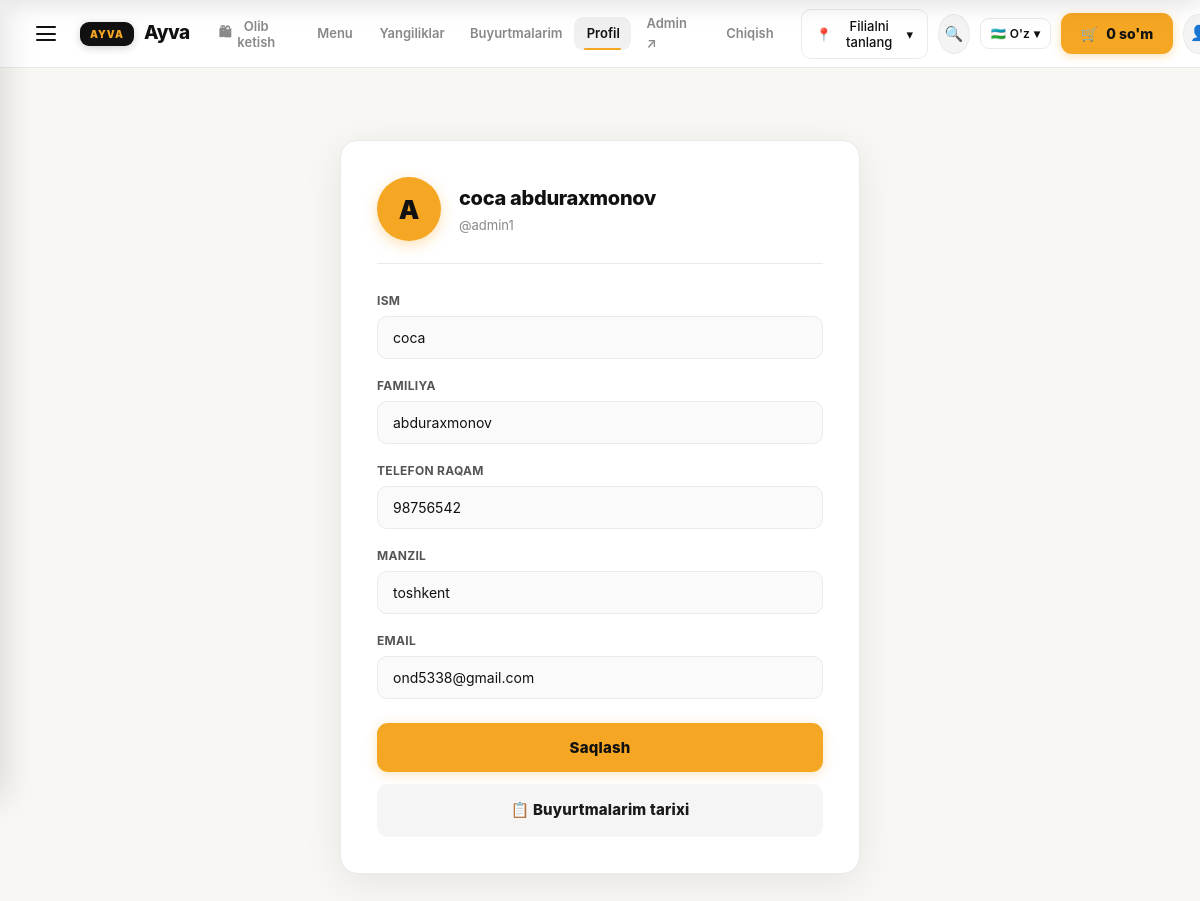
The page /profile/ (signed in) on the database its author committed.
### menu_app/models.py (models this page shows, shortened)
class Foydalanuvchi(AbstractUser):
    telefon = models.CharField(max_length=20, blank=True)
    manzil = models.CharField(max_length=255, blank=True)
    class Meta:
        verbose_name = "Foydalanuvchi"
        verbose_name_plural = "Foydalanuvchilar"

### menu_app/views.py (the view)
# urls.py: path('profile/', views.profil_view, name='profil'),
@login_required
def profil_view(request):
    form = ProfilForm(request.POST or None, instance=request.user)
    if request.method == 'POST' and form.is_valid():
        form.save()
        messages.success(request, "Profil yangilandi!")
        return redirect('menu_app:profil')
    context = {'form': form}
    context.update(umumiy_context(request))
    return render(request, 'menu_app/profil.html', context)

### menu_app/forms.py
class ProfilForm(forms.ModelForm):
    class Meta:
        model = Foydalanuvchi
        fields = ['first_name', 'last_name', 'telefon', 'manzil', 'email']
        labels = {
            'first_name': 'Ism',
            'last_name': 'Familiya',
            'telefon': 'Telefon raqam',
            'manzil': 'Manzil',
            'email': 'Email',
        }
        widgets = {
            'first_name': forms.TextInput(attrs={'class': 'input'}),
            'last_name': forms.TextInput(attrs={'class': 'input'}),
            'telefon': forms.TextInput(attrs={'class': 'input'}),
            'manzil': forms.TextInput(attrs={'class': 'input'}),
            'email': forms.EmailInput(attrs={'class': 'input'}),
        }

### menu_app/savatcha.py (called while the page is built)
    def __len__(self):
        return sum(self.savatcha.values())

    def jami_narx(self):
        ids = list(self.savatcha.keys())
        if not ids:
            return Decimal('0')
        return sum(
            Mahsulot.objects.get(id=int(mid)).narxi * soni
            for mid, soni in self.savatcha.items()
        )

### menu_app/views.py (called while the page is built)
def umumiy_context(request):
    savatcha = Savatcha(request)
    return {
        'savatcha_soni': len(savatcha),
        'savatcha_jami': savatcha.jami_narx(),
    }

### menu_app/templates/menu_app/profil.html (shortened to what this page needs)
{% extends 'menu_app/base.html' %}
{% block content %}
<div class="content">
    <div class="auth-sahifa" style="max-width:520px;">
        <div class="profil-header">
            <div class="profil-avatar">{{ user.username|first|upper }}</div>
            <div>
                <div class="profil-ism">{{ user.get_full_name|default:user.username }}</div>
                <div class="profil-username">@{{ user.username }}</div>
            </div>
        </div>
        <form method="post">
            {% for field in form %}
            <div style="margin-bottom:4px;">
                <label for="{{ field.id_for_label }}">{{ field.label }}</label>
                {{ field }}
            </div>
            {% endfor %}
            <button type="submit" class="submit-btn" style="margin-top:10px;">
                Saqlash
            </button>
        </form>
        <a href="{% url 'menu_app:buyurtmalar_tarixi' %}"
           class="tolov-btn"
           style="display:block;margin-top:12px;text-align:center;
                  background:#f5f5f5;color:#1a1a1a;box-shadow:none;">
            📋 Buyurtmalarim tarixi
        </a>
    </div>
</div>
{% endblock %}

### menu_app/static/menu_app/style.css (style rules this page uses)
*, *::before, *::after { margin:0; padding:0; box-sizing:border-box; }
:root { --sariq: #F5A623; --sariq-toq: #E09415; --sariq-yorqin: #FFC85A; --qora: #111111; --qora2: #1e1e1e; --wh: #ffffff; --bg: #F8F7F4; --card: #ffffff; --kulrang: #f4f4f4; --chegara: #EAEAEA; --matn-kul: #888; --radius: 14px; --r-sm: 8px; --r-pill: 100px; --shadow: 0 8px 28px rgba(0,0,0,0.10); --shadow-sm: 0 2px 10px rgba(0,0,0,0.07); --shadow-sariq: 0 4px 16px rgba(245,166,35,0.35); }
body { font-family:-apple-system,"Segoe UI",Roboto,Arial,sans-serif; background:var(--bg); color:var(--qora); min-height:100vh; line-height:1.5; }
a { text-decoration:none; color:inherit; }
button { cursor:pointer; border:none; outline:none; font-family:inherit; }
.content { max-width:1280px; margin:0 auto; padding:32px 28px 80px; }
.tolov-btn, .submit-btn { display:block; width:100%; background:var(--sariq); border-radius:11px; padding:15px; font-weight:800; font-size:15px; color:var(--qora); text-align:center; transition:all 0.18s; box-shadow:0 2px 12px rgba(245,166,35,0.30); letter-spacing:0.2px; cursor:pointer; border:none; font-family:inherit; position:relative; overflow:hidden; }
.auth-sahifa { max-width:420px; margin:40px auto; padding:36px; background:var(--card); border:1px solid var(--chegara); border-radius:18px; box-shadow:0 8px 40px rgba(0,0,0,0.08); }
.input { width:100%; padding:12px 15px; border:1.5px solid var(--chegara); border-radius:10px; margin-bottom:14px; font-size:14px; transition:all 0.15s; font-family:inherit; background:#fafafa; color:var(--qora); }
label { display:block; font-weight:700; font-size:12px; margin-bottom:6px; color:#555; letter-spacing:0.3px; text-transform:uppercase; }
.profil-header { display:flex; align-items:center; gap:18px; margin-bottom:28px; padding-bottom:22px; border-bottom:1px solid var(--chegara); }
.profil-avatar { width:64px; height:64px; border-radius:50%; background:var(--sariq); display:flex; align-items:center; justify-content:center; font-size:26px; font-weight:900; flex-shrink:0; box-shadow:0 4px 14px rgba(245,166,35,0.35); }
.profil-ism { font-size:20px; font-weight:800; letter-spacing:-0.3px; }
.profil-username { color:var(--matn-kul); font-size:13px; margin-top:3px; }

### rows shown on the page
Foydalanuvchi: username|first "A", get_full_name "coca abduraxmonov", username "admin1", form "coca" "abduraxmonov" "98756542" "toshkent" "ond5338@gmail.com"

### other values the page prints
{{ savatcha_jami|default:"0"|floatformat:0 }} "0"
{{ field.label }} "ISM" "FAMILIYA" "TELEFON RAQAM" "MANZIL" "EMAIL"
